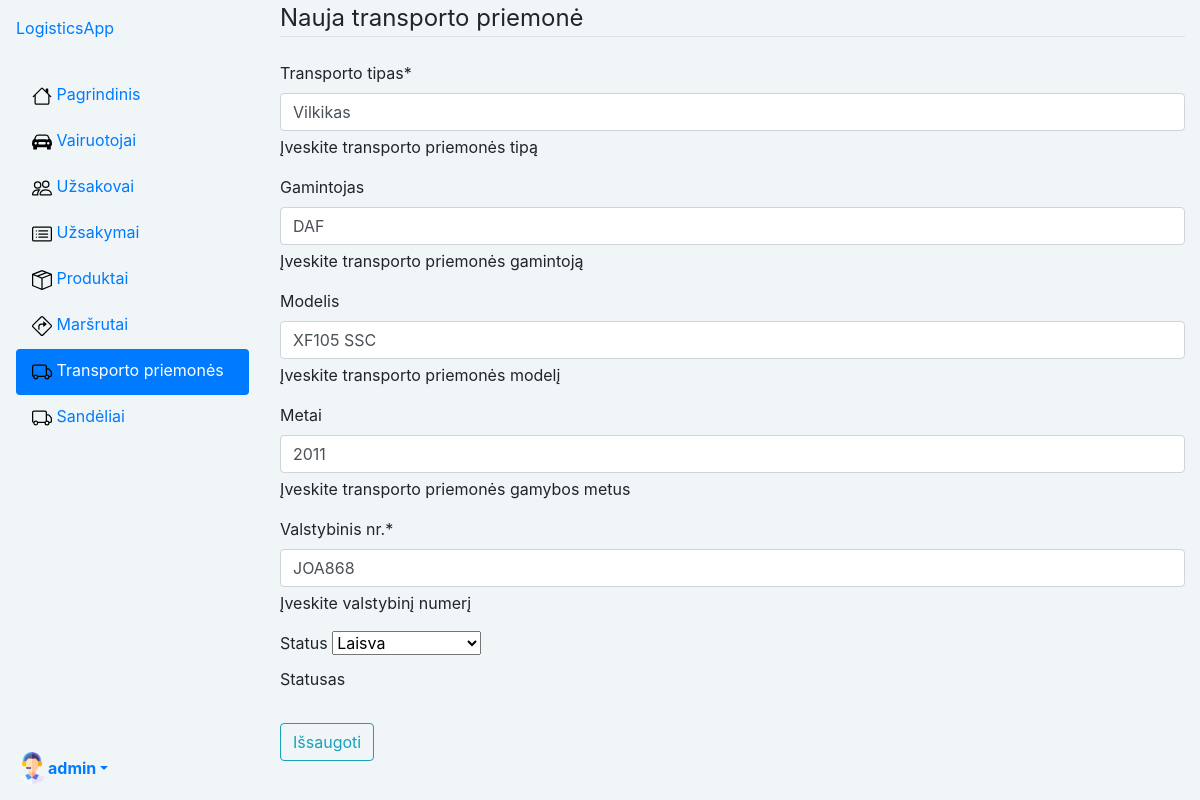
/logistics/vehicles/2/update (signed in), run on the app's committed database.
### logistics/models.py (models this page shows, shortened)
class Profile(models.Model):
    user = models.OneToOneField(User, on_delete=models.CASCADE)
    nuotrauka = models.ImageField(default="profile_pics/default.png", upload_to="profile_pics")

class Vehicle(models.Model):
    type = models.CharField('Transporto tipas', max_length=80, help_text='Įveskite transporto priemonės tipą')
    make = models.CharField('Gamintojas', max_length=50, help_text='Įveskite transporto priemonės gamintoją', blank=True, null=True)
    model = models.CharField('Modelis', max_length=50, help_text='Įveskite transporto priemonės modelį', blank=True, null=True)
    year = models.PositiveIntegerField('Metai', help_text='Įveskite transporto priemonės gamybos metus', blank=True, null=True)
    plate_number = models.CharField('Valstybinis nr.', max_length=20, help_text='Įveskite valstybinį numerį')
    VEHICLE_STATUS = (
        ('a', 'Administruojama'),
        ('l', 'Laisva'),
        ('u', 'Užimta')
    )
    status = models.CharField(
        max_length=1,
        choices=VEHICLE_STATUS,
        blank=True,
        default='a',
        help_text='Statusas',
    )

### logistics/crud_views/vehicles_views.py (the view)
# urls.py: path('vehicles/<int:vehicle_id>/update', VehicleUpdateView.as_view(), name='vehicle-update'),
class VehicleUpdateView(LoginRequiredMixin, UserPassesTestMixin, generic.UpdateView):
    model = Vehicle
    fields = ['type', 'make', 'model', 'year', 'plate_number', 'status']
    success_url = reverse_lazy('vehicles')  # sugeneruoja URL dinaminiu budu
    template_name = 'vehicles/vehicle_form.html'
    pk_url_kwarg = 'vehicle_id'
    def test_func(self):
        return self.request.user.is_superuser #Jeigu super admin leis update, jeigu ne numes i 403 forbidden

### templates/vehicles/vehicle_form.html (shortened to what this page needs)
{% extends "base.html" %}
{% load crispy_forms_tags %}
{% block content %}
    <div class="content-section">
    <form method="POST">
        <fieldset class="form-group">
            <legend class="border-bottom mb-4">Nauja transporto priemonė</legend>
            {{ form|crispy }}
        </fieldset>
        <div class="form-group">
            <button class="btn btn-outline-info" type="submit">Išsaugoti</button>
        </div>
    </form>
    </div>
{% endblock content %}

### templates/base.html (shortened to what this page needs)
<!DOCTYPE html>
<html lang="en">
<head>
    {% load static %}
    <link rel="stylesheet" href="https://stackpath.bootstrapcdn.com/bootstrap/4.1.3/css/bootstrap.min.css"
>
    <link rel="stylesheet" href="{% static 'css/styles.css' %}">
    <link href="https://cdn.jsdelivr.net/npm/bootstrap-icons@1.18.0/font/bootstrap-icons.css" rel="stylesheet">
</head>
<body class="d-flex" style="background-color: #F0F5F7;">
<div class="d-flex flex-column flex-shrink-0 p-3 bg-body-tertiary"
     style="width: 265px; height: 100vh; background-color: #F0F5F7;">
    <a href="/" class="d-flex align-items-center mb-3 mb-md-0 me-md-auto link-body-emphasis text-decoration-none">
        <span class="fs-4">LogisticsApp</span>
    </a>
    <ul class="nav nav-pills flex-column mb-auto">
        <li class="nav-item align-items-center">
            <a href="{% url 'index' %}"
               class="nav-link {% if request.resolver_match.url_name == 'index' %}active{% endif %}
 link-body-emphasis">
                <img src="{% static 'images/house.svg' %}" width="20" height="30" alt="Your Logo" class="me-2">
                <span class="d-none d-md-inline">Pagrindinis</span>
            </a>
        </li>
        {% if user.is_authenticated %}
        {% if user.is_superuser %}
        <li class="nav-item align-items-center">
            <a href="{% url 'drivers' %}"
               class="nav-link {% if 'drivers' in request.path %}active{% endif %} link-body-emphasis">
                <img src="{% static 'images/car-front-fill (1).svg' %}" width="20" height="30" alt="Your Logo"
                     class="me-2">
                <span class="d-none d-md-inline">Vairuotojai</span>
            </a>
        </li>
        <li class="nav-item align-items-center">
            <a href="{% url 'customers' %}"
               class="nav-link {% if 'customers' in request.path %}active{% endif %} link-body-emphasis">
                <img src="{% static 'images/people.svg' %}" width="20" height="30" alt="Your Logo" class="me-2">
                <span class="d-none d-md-inline">Užsakovai</span>
            </a>
        </li>
        <li class="nav-item align-items-center">
            <a href="{% url 'orders' %}"
               class="nav-link {% if 'orders' in request.path %}active{% endif %} link-body-emphasis">
                <img src="{% static 'images/card-list.svg' %}" width="20" height="30" alt="Your Logo" class="me-2">
                <span class="d-none d-md-inline">Užsakymai</span>
            </a>
        </li>
        <li class="nav-item align-items-center">
            <a href="{% url 'products' %}" class="nav-link {% if request.resolver_match.url_name == 'products' %}active{% endif %}
 link-body-emphasis">
                <img src="{% static 'images/box-seam.svg' %}" width="20" height="30" alt="Your Logo" class="me-2">
                <span class="d-none d-md-inline">Produktai</span>
            </a>
        </li>
        <li class="nav-item align-items-center">
            <a href="{% url 'routes' %}"
               class="nav-link {% if 'routes' in request.path %}active{% endif %} link-body-emphasis">
                <img src="{% static 'images/sign-turn-right.svg' %}" width="20" height="30" alt="Your Logo"
                     class="me-2">
                <span class="d-none d-md-inline">Maršrutai</span>
            </a>
        </li>
        <li class="nav-item align-items-center">
            <a href="{% url 'vehicles' %}"
               class="nav-link {% if 'vehicles' in request.path %}active{% endif %} link-body-emphasis">
                <img src="{% static 'images/truck.svg' %}" width="20" height="30" alt="Your Logo" class="me-2">
                <span class="d-none d-md-inline">Transporto priemonės</span>
            </a>
        </li>
        <li class="nav-item align-items-center">
            <a href="{% url 'warehouses' %}"
               class="nav-link {% if 'warehouses' in request.path %}active{% endif %} link-body-emphasis">
                <img src="{% static 'images/truck.svg' %}" width="20" height="30" alt="Your Logo" class="me-2">
                <span class="d-none d-md-inline">Sandėliai</span>
            </a>
        </li>
        {% endif %}
    </ul>
    <div class="dropdown">
        <a href="#" class="d-flex align-items-center link-body-emphasis text-decoration-none dropdown-toggle"
           data-toggle="dropdown" aria-expanded="false">
            <img src="{{ user.profile.nuotrauka.url }}" alt="" width="32" height="32" class="rounded-circle me-2">
            <strong>{{ user.get_username}}</strong>
        </a>
            {% endif %}
    </div>
</div>
<div class="container-fluid">
    {% block content %}{% endblock %}
</div>
</body>
</html>

### data on the page
Vehicle: type "Vilkikas", make "DAF", model "XF105 SSC", year "2011", plate_number "JOA868", status "Laisva"

### other printed values
{{ user.get_username }} "admin"
